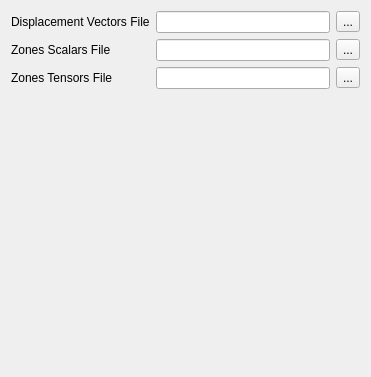
<?xml version="1.0" encoding="UTF-8"?>
<ui version="4.0">
 <class>Form</class>
 <widget class="QWidget" name="Form">
  <property name="geometry">
   <rect>
    <x>0</x>
    <y>0</y>
    <width>371</width>
    <height>377</height>
   </rect>
  </property>
  <property name="sizePolicy">
   <sizepolicy hsizetype="Minimum" vsizetype="Minimum">
    <horstretch>0</horstretch>
    <verstretch>0</verstretch>
   </sizepolicy>
  </property>
  <property name="windowTitle">
   <string>Form</string>
  </property>
  <layout class="QVBoxLayout" name="verticalLayout">
   <item>
    <layout class="QGridLayout" name="gridLayout">
     <item row="0" column="0">
      <widget class="QLabel" name="label">
       <property name="text">
        <string>Displacement Vectors File</string>
       </property>
      </widget>
     </item>
     <item row="0" column="1">
      <widget class="QLineEdit" name="DisplacementVectorsFile"/>
     </item>
     <item row="0" column="2">
      <widget class="QToolButton" name="BrowseDispFile">
       <property name="text">
        <string>...</string>
       </property>
      </widget>
     </item>
     <item row="1" column="0">
      <widget class="QLabel" name="label_2">
       <property name="text">
        <string>Zones Scalars File</string>
       </property>
      </widget>
     </item>
     <item row="1" column="1">
      <widget class="QLineEdit" name="ZonesScalarsFile"/>
     </item>
     <item row="1" column="2">
      <widget class="QToolButton" name="BrowseScalarsFile">
       <property name="text">
        <string>...</string>
       </property>
      </widget>
     </item>
     <item row="2" column="0">
      <widget class="QLabel" name="label_3">
       <property name="text">
        <string>Zones Tensors File</string>
       </property>
      </widget>
     </item>
     <item row="2" column="1">
      <widget class="QLineEdit" name="ZonesTensorsFile"/>
     </item>
     <item row="2" column="2">
      <widget class="QToolButton" name="BrowseTensorsFile">
       <property name="text">
        <string>...</string>
       </property>
      </widget>
     </item>
    </layout>
   </item>
   <item>
    <spacer name="verticalSpacer">
     <property name="orientation">
      <enum>Qt::Vertical</enum>
     </property>
     <property name="sizeHint" stdset="0">
      <size>
       <width>20</width>
       <height>40</height>
      </size>
     </property>
    </spacer>
   </item>
  </layout>
 </widget>
 <resources/>
 <connections/>
</ui>
